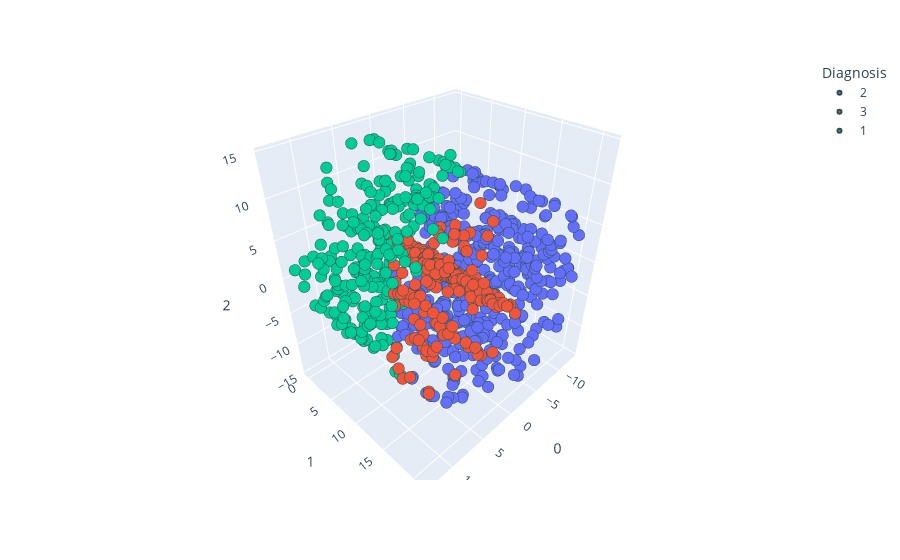

Here is the notebook cell this chart was saved with:
### Code cell
# Lets see what our predictions look like after one epoch
produce_scatter_plot(X_test,predictions,[0,1,2])

### Figure 1 — Plotly figure (JSON) as saved in the notebook; plotly's stock layout.template omitted (floating-point values rounded to 4 significant figures; data arrays with more than 128 entries replaced by an {"elided": "..."} marker saying what was removed)
{"data": [{"hovertemplate": "Diagnosis=2<br>0=%{x}<br>1=%{y}<br>2=%{z}<extra></extra>", "legendgroup": "2", "marker": {"color": "#636efa", "line": {"color": "DarkSlateGrey", "width": 2}, "size": 4, "symbol": "circle"}, "mode": "markers", "name": "2", "scene": "scene", "showlegend": true, "type": "scatter3d", "x": {"elided": "460 float values"}, "y": {"elided": "460 float values"}, "z": {"elided": "460 float values"}}, {"hovertemplate": "Diagnosis=3<br>0=%{x}<br>1=%{y}<br>2=%{z}<extra></extra>", "legendgroup": "3", "marker": {"color": "#EF553B", "line": {"color": "DarkSlateGrey", "width": 2}, "size": 4, "symbol": "circle"}, "mode": "markers", "name": "3", "scene": "scene", "showlegend": true, "type": "scatter3d", "x": {"elided": "433 float values"}, "y": {"elided": "433 float values"}, "z": {"elided": "433 float values"}}, {"hovertemplate": "Diagnosis=1<br>0=%{x}<br>1=%{y}<br>2=%{z}<extra></extra>", "legendgroup": "1", "marker": {"color": "#00cc96", "line": {"color": "DarkSlateGrey", "width": 2}, "size": 4, "symbol": "circle"}, "mode": "markers", "name": "1", "scene": "scene", "showlegend": true, "type": "scatter3d", "x": {"elided": "307 float values"}, "y": {"elided": "307 float values"}, "z": {"elided": "307 float values"}}], "layout": {"legend": {"title": {"text": "Diagnosis"}, "tracegroupgap": 0}, "margin": {"t": 60}, "scene": {"domain": {"x": [0, 1], "y": [0, 1]}, "xaxis": {"title": {"text": "0"}}, "yaxis": {"title": {"text": "1"}}, "zaxis": {"title": {"text": "2"}}}}}
